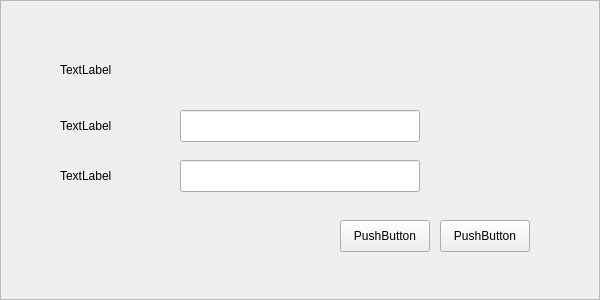
<?xml version="1.0" encoding="UTF-8"?>
<ui version="4.0">
 <class>Frame</class>
 <widget class="QFrame" name="Frame">
  <property name="geometry">
   <rect>
    <x>0</x>
    <y>0</y>
    <width>600</width>
    <height>300</height>
   </rect>
  </property>
  <property name="windowTitle">
   <string>Frame</string>
  </property>
  <property name="frameShape">
   <enum>QFrame::StyledPanel</enum>
  </property>
  <property name="frameShadow">
   <enum>QFrame::Raised</enum>
  </property>
  <widget class="QLabel" name="promptLabel">
   <property name="geometry">
    <rect>
     <x>60</x>
     <y>40</y>
     <width>480</width>
     <height>60</height>
    </rect>
   </property>
   <property name="text">
    <string>TextLabel</string>
   </property>
   <property name="openExternalLinks">
    <bool>true</bool>
   </property>
   <property name="UIText" stdset="0">
    <string>130001</string>
   </property>
   <property name="UIClass" stdset="0">
    <string>wtext</string>
   </property>
  </widget>
  <widget class="QPushButton" name="nextButton">
   <property name="geometry">
    <rect>
     <x>440</x>
     <y>220</y>
     <width>90</width>
     <height>32</height>
    </rect>
   </property>
   <property name="text">
    <string>PushButton</string>
   </property>
   <property name="UIText" stdset="0">
    <string>110007</string>
   </property>
   <property name="UIClass" stdset="0">
    <string>wbutton</string>
   </property>
  </widget>
  <widget class="QLabel" name="label_2">
   <property name="geometry">
    <rect>
     <x>60</x>
     <y>110</y>
     <width>100</width>
     <height>32</height>
    </rect>
   </property>
   <property name="text">
    <string>TextLabel</string>
   </property>
   <property name="UIText" stdset="0">
    <string>130002</string>
   </property>
   <property name="UIClass" stdset="0">
    <string>wlabel</string>
   </property>
  </widget>
  <widget class="QLabel" name="label_3">
   <property name="geometry">
    <rect>
     <x>60</x>
     <y>160</y>
     <width>100</width>
     <height>32</height>
    </rect>
   </property>
   <property name="text">
    <string>TextLabel</string>
   </property>
   <property name="UIText" stdset="0">
    <string>130003</string>
   </property>
   <property name="UIClass" stdset="0">
    <string>wlabel</string>
   </property>
  </widget>
  <widget class="QLineEdit" name="accountEdit">
   <property name="geometry">
    <rect>
     <x>180</x>
     <y>110</y>
     <width>240</width>
     <height>32</height>
    </rect>
   </property>
   <property name="UIClass" stdset="0">
    <string>winput</string>
   </property>
  </widget>
  <widget class="QLineEdit" name="passwordEdit">
   <property name="geometry">
    <rect>
     <x>180</x>
     <y>160</y>
     <width>240</width>
     <height>32</height>
    </rect>
   </property>
   <property name="UIClass" stdset="0">
    <string>winput</string>
   </property>
  </widget>
  <widget class="QPushButton" name="editButton">
   <property name="geometry">
    <rect>
     <x>340</x>
     <y>220</y>
     <width>90</width>
     <height>32</height>
    </rect>
   </property>
   <property name="text">
    <string>PushButton</string>
   </property>
   <property name="UIText" stdset="0">
    <string>110019</string>
   </property>
   <property name="UIClass" stdset="0">
    <string>wbutton</string>
   </property>
   <property name="UIHide" stdset="0">
    <string>true</string>
   </property>
  </widget>
 </widget>
 <resources/>
 <connections/>
</ui>
